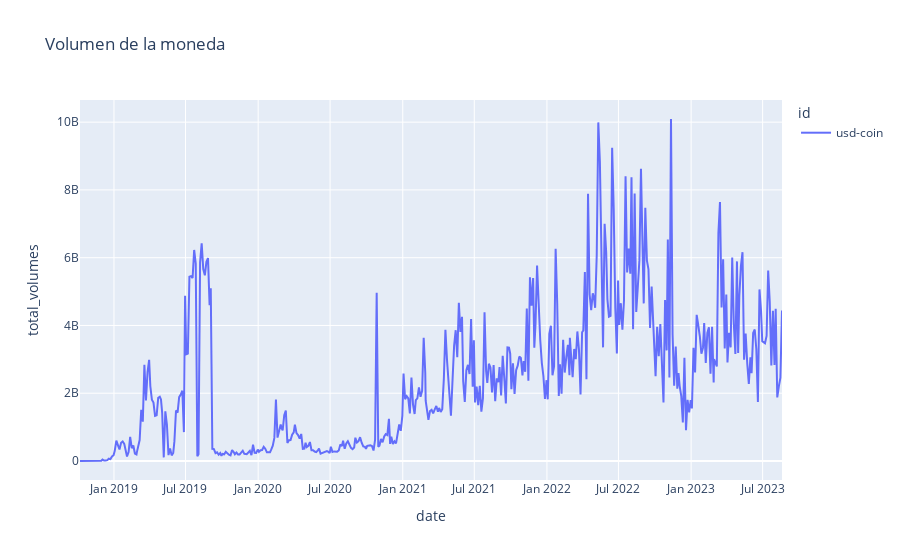

Notebook cell for this chart:
### Code cell
fig = px.line(usd_coin_df, x="date", y="total_volumes", color="id",
              title="Volumen de la moneda")

fig.show()

### Figure 1 — Plotly figure (JSON) as saved in the notebook; plotly's stock layout.template omitted (floating-point values rounded to 4 significant figures; data arrays with more than 128 entries replaced by an {"elided": "..."} marker saying what was removed)
{"data": [{"hovertemplate": "id=usd-coin<br>date=%{x}<br>total_volumes=%{y}<extra></extra>", "legendgroup": "usd-coin", "line": {"color": "#636efa", "dash": "solid"}, "marker": {"symbol": "circle"}, "mode": "lines", "name": "usd-coin", "orientation": "v", "showlegend": true, "type": "scatter", "x": {"elided": "464 str values"}, "xaxis": "x", "y": {"elided": "464 float values"}, "yaxis": "y"}], "layout": {"legend": {"title": {"text": "id"}, "tracegroupgap": 0}, "title": {"text": "Volumen de la moneda"}, "xaxis": {"anchor": "y", "domain": [0, 1], "title": {"text": "date"}}, "yaxis": {"anchor": "x", "domain": [0, 1], "title": {"text": "total_volumes"}}}}
